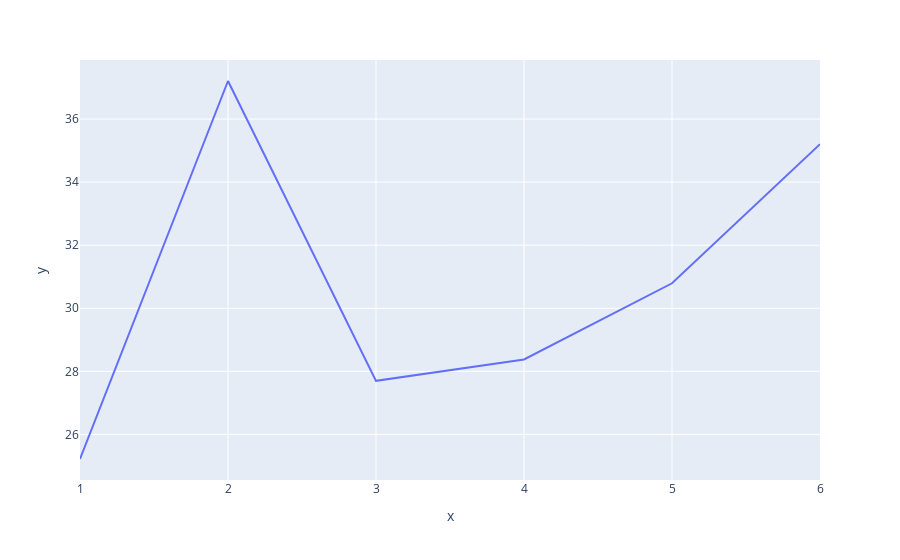

The cell this chart's notebook holds for it:
### Code cell
keys = time_itr_dict.keys()
values = time_itr_dict.values()
px.line(x=keys,y=values)

### Figure 1 — Plotly figure (JSON) as saved in the notebook; plotly's stock layout.template omitted (floating-point values rounded to 4 significant figures)
{"data": [{"hovertemplate": "x=%{x}<br>y=%{y}<extra></extra>", "legendgroup": "", "line": {"color": "#636efa", "dash": "solid"}, "mode": "lines", "name": "", "orientation": "v", "showlegend": false, "type": "scatter", "x": [1, 2, 3, 4, 5, 6], "xaxis": "x", "y": [25.22, 37.21, 27.7, 28.38, 30.79, 35.21], "yaxis": "y"}], "layout": {"legend": {"tracegroupgap": 0}, "margin": {"t": 60}, "xaxis": {"anchor": "y", "domain": [0, 1], "title": {"text": "x"}}, "yaxis": {"anchor": "x", "domain": [0, 1], "title": {"text": "y"}}}}
